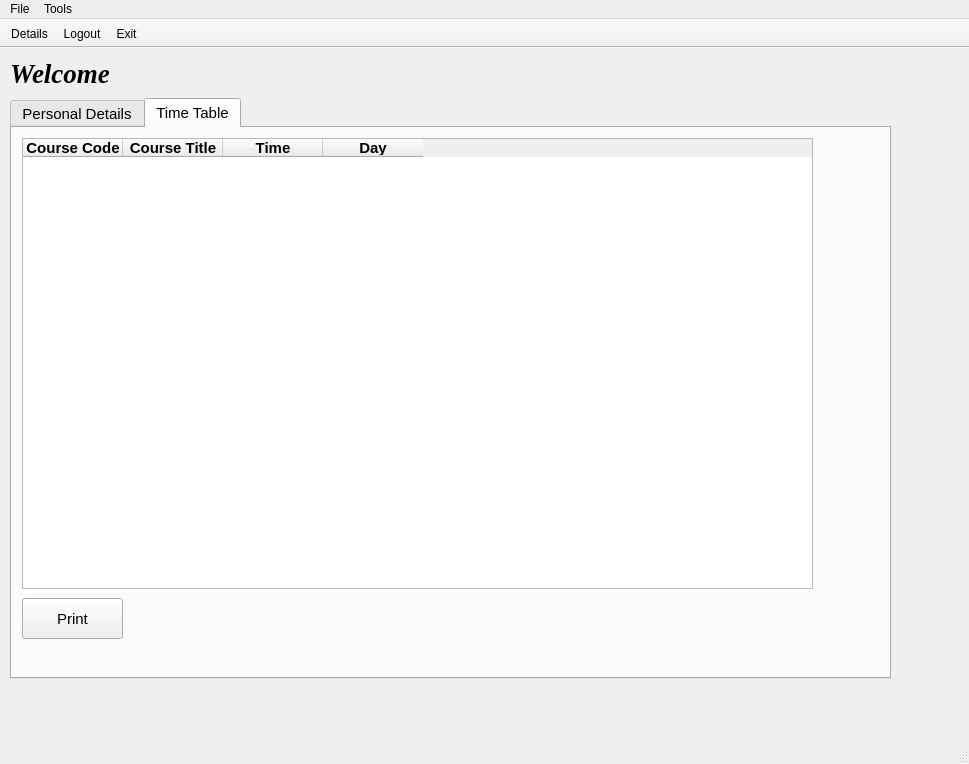
<?xml version="1.0" encoding="UTF-8"?>
<ui version="4.0">
 <class>studentDashboard</class>
 <widget class="QMainWindow" name="studentDashboard">
  <property name="geometry">
   <rect>
    <x>0</x>
    <y>0</y>
    <width>969</width>
    <height>764</height>
   </rect>
  </property>
  <property name="windowTitle">
   <string>Student Dashboard</string>
  </property>
  <widget class="QWidget" name="centralwidget">
   <widget class="QLabel" name="studentLabel">
    <property name="geometry">
     <rect>
      <x>10</x>
      <y>10</y>
      <width>871</width>
      <height>31</height>
     </rect>
    </property>
    <property name="font">
     <font>
      <family>Times New Roman</family>
      <pointsize>20</pointsize>
      <weight>75</weight>
      <italic>true</italic>
      <bold>true</bold>
      <stylestrategy>PreferAntialias</stylestrategy>
     </font>
    </property>
    <property name="text">
     <string>Welcome</string>
    </property>
   </widget>
   <widget class="QTabWidget" name="personalDetailsLabel">
    <property name="geometry">
     <rect>
      <x>10</x>
      <y>50</y>
      <width>881</width>
      <height>581</height>
     </rect>
    </property>
    <property name="font">
     <font>
      <pointsize>11</pointsize>
      <weight>50</weight>
      <bold>false</bold>
      <stylestrategy>PreferAntialias</stylestrategy>
     </font>
    </property>
    <property name="currentIndex">
     <number>1</number>
    </property>
    <property name="iconSize">
     <size>
      <width>20</width>
      <height>16</height>
     </size>
    </property>
    <widget class="QWidget" name="tab">
     <attribute name="title">
      <string>Personal Details</string>
     </attribute>
     <widget class="QLabel" name="label">
      <property name="geometry">
       <rect>
        <x>10</x>
        <y>40</y>
        <width>101</width>
        <height>41</height>
       </rect>
      </property>
      <property name="font">
       <font>
        <weight>75</weight>
        <bold>true</bold>
       </font>
      </property>
      <property name="frameShape">
       <enum>QFrame::NoFrame</enum>
      </property>
      <property name="text">
       <string>ID:</string>
      </property>
     </widget>
     <widget class="QLabel" name="label_2">
      <property name="geometry">
       <rect>
        <x>130</x>
        <y>40</y>
        <width>101</width>
        <height>41</height>
       </rect>
      </property>
      <property name="frameShape">
       <enum>QFrame::NoFrame</enum>
      </property>
      <property name="text">
       <string>23444445435</string>
      </property>
     </widget>
     <widget class="QLabel" name="label_3">
      <property name="geometry">
       <rect>
        <x>10</x>
        <y>90</y>
        <width>101</width>
        <height>41</height>
       </rect>
      </property>
      <property name="font">
       <font>
        <weight>75</weight>
        <bold>true</bold>
       </font>
      </property>
      <property name="frameShape">
       <enum>QFrame::NoFrame</enum>
      </property>
      <property name="text">
       <string>Name:</string>
      </property>
     </widget>
     <widget class="QLabel" name="label_4">
      <property name="geometry">
       <rect>
        <x>130</x>
        <y>90</y>
        <width>101</width>
        <height>41</height>
       </rect>
      </property>
      <property name="frameShape">
       <enum>QFrame::NoFrame</enum>
      </property>
      <property name="text">
       <string>23444445435</string>
      </property>
     </widget>
     <widget class="QLabel" name="label_5">
      <property name="geometry">
       <rect>
        <x>10</x>
        <y>140</y>
        <width>101</width>
        <height>41</height>
       </rect>
      </property>
      <property name="font">
       <font>
        <weight>75</weight>
        <bold>true</bold>
       </font>
      </property>
      <property name="frameShape">
       <enum>QFrame::NoFrame</enum>
      </property>
      <property name="text">
       <string>Age:</string>
      </property>
     </widget>
     <widget class="QLabel" name="label_6">
      <property name="geometry">
       <rect>
        <x>130</x>
        <y>140</y>
        <width>101</width>
        <height>41</height>
       </rect>
      </property>
      <property name="frameShape">
       <enum>QFrame::NoFrame</enum>
      </property>
      <property name="text">
       <string>23444445435</string>
      </property>
     </widget>
     <widget class="QLabel" name="label_7">
      <property name="geometry">
       <rect>
        <x>10</x>
        <y>190</y>
        <width>101</width>
        <height>41</height>
       </rect>
      </property>
      <property name="font">
       <font>
        <weight>75</weight>
        <bold>true</bold>
       </font>
      </property>
      <property name="frameShape">
       <enum>QFrame::NoFrame</enum>
      </property>
      <property name="text">
       <string>Address:</string>
      </property>
     </widget>
     <widget class="QLabel" name="label_8">
      <property name="geometry">
       <rect>
        <x>130</x>
        <y>190</y>
        <width>291</width>
        <height>41</height>
       </rect>
      </property>
      <property name="frameShape">
       <enum>QFrame::NoFrame</enum>
      </property>
      <property name="text">
       <string>23444445435</string>
      </property>
     </widget>
     <widget class="QLabel" name="label_9">
      <property name="geometry">
       <rect>
        <x>130</x>
        <y>240</y>
        <width>101</width>
        <height>41</height>
       </rect>
      </property>
      <property name="frameShape">
       <enum>QFrame::NoFrame</enum>
      </property>
      <property name="text">
       <string>23444445435</string>
      </property>
     </widget>
     <widget class="QLabel" name="label_10">
      <property name="geometry">
       <rect>
        <x>10</x>
        <y>240</y>
        <width>101</width>
        <height>41</height>
       </rect>
      </property>
      <property name="font">
       <font>
        <weight>75</weight>
        <bold>true</bold>
       </font>
      </property>
      <property name="frameShape">
       <enum>QFrame::NoFrame</enum>
      </property>
      <property name="text">
       <string>Gender:</string>
      </property>
     </widget>
     <widget class="QLabel" name="label_11">
      <property name="geometry">
       <rect>
        <x>10</x>
        <y>290</y>
        <width>101</width>
        <height>41</height>
       </rect>
      </property>
      <property name="font">
       <font>
        <weight>75</weight>
        <bold>true</bold>
       </font>
      </property>
      <property name="frameShape">
       <enum>QFrame::NoFrame</enum>
      </property>
      <property name="text">
       <string>Course:</string>
      </property>
     </widget>
     <widget class="QLabel" name="label_12">
      <property name="geometry">
       <rect>
        <x>130</x>
        <y>290</y>
        <width>391</width>
        <height>41</height>
       </rect>
      </property>
      <property name="frameShape">
       <enum>QFrame::NoFrame</enum>
      </property>
      <property name="text">
       <string>23444445435</string>
      </property>
     </widget>
     <widget class="QLabel" name="label_13">
      <property name="geometry">
       <rect>
        <x>10</x>
        <y>340</y>
        <width>101</width>
        <height>41</height>
       </rect>
      </property>
      <property name="font">
       <font>
        <weight>75</weight>
        <bold>true</bold>
       </font>
      </property>
      <property name="frameShape">
       <enum>QFrame::NoFrame</enum>
      </property>
      <property name="text">
       <string>Time Slot:</string>
      </property>
     </widget>
     <widget class="QLabel" name="label_14">
      <property name="geometry">
       <rect>
        <x>130</x>
        <y>340</y>
        <width>101</width>
        <height>41</height>
       </rect>
      </property>
      <property name="frameShape">
       <enum>QFrame::NoFrame</enum>
      </property>
      <property name="text">
       <string>23444445435</string>
      </property>
     </widget>
     <widget class="QLabel" name="label_15">
      <property name="geometry">
       <rect>
        <x>130</x>
        <y>380</y>
        <width>301</width>
        <height>41</height>
       </rect>
      </property>
      <property name="frameShape">
       <enum>QFrame::NoFrame</enum>
      </property>
      <property name="text">
       <string>Facilities:</string>
      </property>
     </widget>
     <widget class="QLabel" name="label_16">
      <property name="geometry">
       <rect>
        <x>10</x>
        <y>380</y>
        <width>101</width>
        <height>41</height>
       </rect>
      </property>
      <property name="font">
       <font>
        <weight>75</weight>
        <bold>true</bold>
       </font>
      </property>
      <property name="frameShape">
       <enum>QFrame::NoFrame</enum>
      </property>
      <property name="text">
       <string>Facilities:</string>
      </property>
     </widget>
     <widget class="QLabel" name="label_17">
      <property name="geometry">
       <rect>
        <x>10</x>
        <y>0</y>
        <width>101</width>
        <height>41</height>
       </rect>
      </property>
      <property name="font">
       <font>
        <weight>75</weight>
        <bold>true</bold>
       </font>
      </property>
      <property name="frameShape">
       <enum>QFrame::NoFrame</enum>
      </property>
      <property name="text">
       <string>Type:</string>
      </property>
     </widget>
     <widget class="QLabel" name="label_18">
      <property name="geometry">
       <rect>
        <x>130</x>
        <y>0</y>
        <width>101</width>
        <height>41</height>
       </rect>
      </property>
      <property name="frameShape">
       <enum>QFrame::NoFrame</enum>
      </property>
      <property name="text">
       <string>Student</string>
      </property>
     </widget>
     <widget class="QPushButton" name="printButton">
      <property name="geometry">
       <rect>
        <x>10</x>
        <y>440</y>
        <width>101</width>
        <height>41</height>
       </rect>
      </property>
      <property name="text">
       <string>Print</string>
      </property>
     </widget>
     <widget class="QLabel" name="picView">
      <property name="geometry">
       <rect>
        <x>320</x>
        <y>10</y>
        <width>111</width>
        <height>122</height>
       </rect>
      </property>
      <property name="text">
       <string/>
      </property>
     </widget>
    </widget>
    <widget class="QWidget" name="timeTableTab">
     <attribute name="title">
      <string>Time Table</string>
     </attribute>
     <widget class="QTableWidget" name="timeTableView">
      <property name="geometry">
       <rect>
        <x>10</x>
        <y>10</y>
        <width>791</width>
        <height>451</height>
       </rect>
      </property>
      <property name="sizePolicy">
       <sizepolicy hsizetype="Expanding" vsizetype="Expanding">
        <horstretch>0</horstretch>
        <verstretch>0</verstretch>
       </sizepolicy>
      </property>
      <property name="editTriggers">
       <set>QAbstractItemView::NoEditTriggers</set>
      </property>
      <column>
       <property name="text">
        <string>Course Code</string>
       </property>
       <property name="font">
        <font>
         <weight>75</weight>
         <bold>true</bold>
        </font>
       </property>
      </column>
      <column>
       <property name="text">
        <string>Course Title</string>
       </property>
       <property name="font">
        <font>
         <weight>75</weight>
         <bold>true</bold>
        </font>
       </property>
      </column>
      <column>
       <property name="text">
        <string>Time</string>
       </property>
       <property name="font">
        <font>
         <weight>75</weight>
         <bold>true</bold>
        </font>
       </property>
      </column>
      <column>
       <property name="text">
        <string>Day</string>
       </property>
       <property name="font">
        <font>
         <weight>75</weight>
         <bold>true</bold>
        </font>
       </property>
      </column>
     </widget>
     <widget class="QPushButton" name="printButton_2">
      <property name="geometry">
       <rect>
        <x>10</x>
        <y>470</y>
        <width>101</width>
        <height>41</height>
       </rect>
      </property>
      <property name="text">
       <string>Print</string>
      </property>
     </widget>
    </widget>
   </widget>
  </widget>
  <widget class="QStatusBar" name="statusbar"/>
  <widget class="QToolBar" name="toolBar">
   <property name="enabled">
    <bool>true</bool>
   </property>
   <property name="windowTitle">
    <string>toolBar</string>
   </property>
   <property name="movable">
    <bool>false</bool>
   </property>
   <property name="toolButtonStyle">
    <enum>Qt::ToolButtonTextBesideIcon</enum>
   </property>
   <attribute name="toolBarArea">
    <enum>TopToolBarArea</enum>
   </attribute>
   <attribute name="toolBarBreak">
    <bool>false</bool>
   </attribute>
   <addaction name="actionDetails"/>
   <addaction name="actionLogout"/>
   <addaction name="actionExit_toolbar"/>
  </widget>
  <widget class="QMenuBar" name="menubar">
   <property name="geometry">
    <rect>
     <x>0</x>
     <y>0</y>
     <width>969</width>
     <height>21</height>
    </rect>
   </property>
   <widget class="QMenu" name="menuFile">
    <property name="title">
     <string>File</string>
    </property>
    <addaction name="actionExit"/>
   </widget>
   <widget class="QMenu" name="menuTools">
    <property name="title">
     <string>Tools</string>
    </property>
   </widget>
   <addaction name="menuFile"/>
   <addaction name="menuTools"/>
  </widget>
  <action name="actionExit">
   <property name="text">
    <string>Exit</string>
   </property>
   <property name="shortcut">
    <string>Alt+X</string>
   </property>
  </action>
  <action name="actionExit_toolbar">
   <property name="text">
    <string>Exit</string>
   </property>
   <property name="toolTip">
    <string>Exit</string>
   </property>
   <property name="shortcut">
    <string>Alt+X</string>
   </property>
  </action>
  <action name="actionLogout">
   <property name="text">
    <string>Logout</string>
   </property>
  </action>
  <action name="actionDetails">
   <property name="text">
    <string>Details</string>
   </property>
  </action>
 </widget>
 <resources/>
 <connections>
  <connection>
   <sender>actionExit</sender>
   <signal>triggered()</signal>
   <receiver>studentDashboard</receiver>
   <slot>close()</slot>
   <hints>
    <hint type="sourcelabel">
     <x>-1</x>
     <y>-1</y>
    </hint>
    <hint type="destinationlabel">
     <x>397</x>
     <y>283</y>
    </hint>
   </hints>
  </connection>
  <connection>
   <sender>actionExit_toolbar</sender>
   <signal>triggered()</signal>
   <receiver>studentDashboard</receiver>
   <slot>close()</slot>
   <hints>
    <hint type="sourcelabel">
     <x>-1</x>
     <y>-1</y>
    </hint>
    <hint type="destinationlabel">
     <x>397</x>
     <y>283</y>
    </hint>
   </hints>
  </connection>
 </connections>
</ui>
